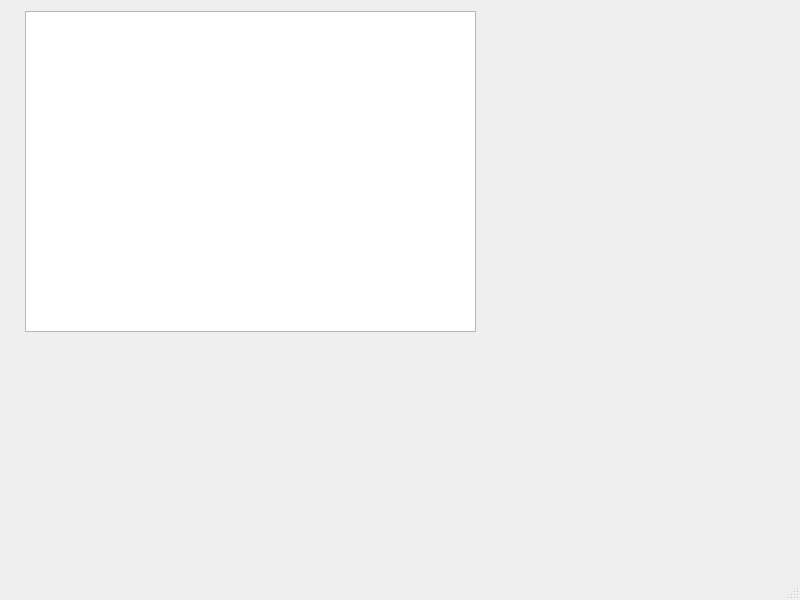
<?xml version="1.0" encoding="UTF-8"?>
<ui version="4.0">
 <class>MainWindow</class>
 <widget class="QMainWindow" name="MainWindow">
  <property name="geometry">
   <rect>
    <x>0</x>
    <y>0</y>
    <width>800</width>
    <height>600</height>
   </rect>
  </property>
  <property name="windowTitle">
   <string>MainWindow</string>
  </property>
  <widget class="QWidget" name="centralwidget">
   <widget class="QTableWidget" name="tableWidget">
    <property name="geometry">
     <rect>
      <x>25</x>
      <y>11</y>
      <width>451</width>
      <height>321</height>
     </rect>
    </property>
   </widget>
  </widget>
  <widget class="QMenuBar" name="menubar">
   <property name="geometry">
    <rect>
     <x>0</x>
     <y>0</y>
     <width>800</width>
     <height>22</height>
    </rect>
   </property>
  </widget>
  <widget class="QStatusBar" name="statusbar"/>
 </widget>
 <resources/>
 <connections/>
</ui>
